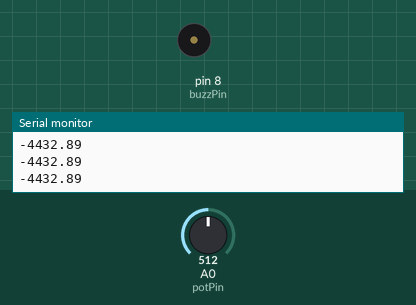
Simulated run of this sketch. Board: Arduino Uno, built with avr-gcc and run on an emulated ATmega328P. On the bench: buzzer (waves = sounding), the last lines printed to the serial monitor. The inputs (shaded band) are chosen by the test bench; at power-on: A0 (potPin) = 512.

Above: at 1.2 s.
1.3 s: A0 (potPin) set to 900
At 2.3 s:
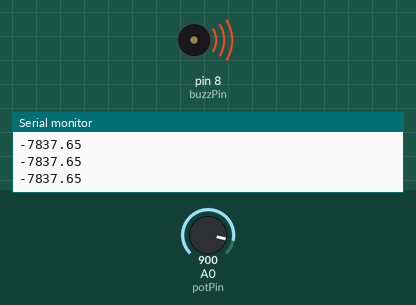
2.9 s: A0 (potPin) set to 306
At 3.6 s:
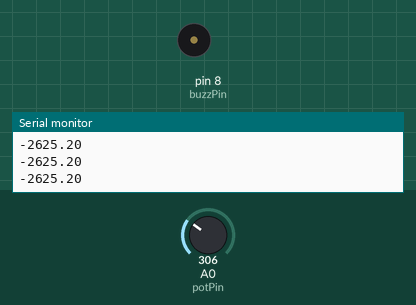
5.9 s: A0 (potPin) set to 122
7.4 s: A0 (potPin) set to 8
10.4 s: A0 (potPin) set to 5
At 10.8 s:
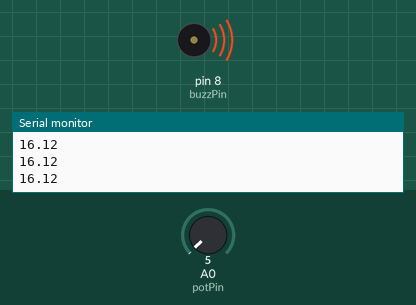
Timing chart, 0 to 12.9 s (numbered marks = the images above; inputs shaded):
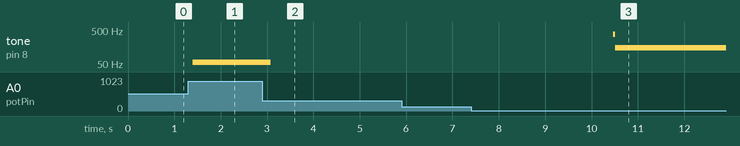

The sketch:

linealizacion.ino
```cpp
float x1 = 60; //Limite inferior de microsegundos
float x2 = 0; //Limite inferior potenciometro
float y1 = 10000; //Limite Superior de microsegundos
float y2 = 1023; //Limite Superior de potenciometro

int buzzPin  = 8;
float buzzDelay;

int potPin = A0;
int potVal;

void setup() {
  // put your setup code here, to run once:
  pinMode(buzzPin, OUTPUT);
  pinMode(potPin, INPUT);

  Serial.begin(9600);
}

void loop() {
  // put your main code here, to run repeatedly:
  potVal = analogRead(potPin);

  buzzDelay = (((y2 - y1) / y2) * potVal) + x1;


  Serial.println(buzzDelay);

  digitalWrite(buzzPin, HIGH);
  delayMicroseconds(buzzDelay);
  digitalWrite(buzzPin, LOW);
  delayMicroseconds(buzzDelay);


}
```

Measured:
- the behaviour switches between 7 and 6 on A0 (potPin) (found by bisection; images 2 and 3)
- after the input at 1.3 s, tone on pin 8 (buzzPin): silent → 56 Hz after 0.10 s
- after the input at 2.9 s, tone on pin 8 (buzzPin): 56 Hz → silent after 0.18 s
- after the input at 10.4 s, tone on pin 8 (buzzPin): silent → 373 Hz after 0.07 s, → 151 Hz 0.04 s later
